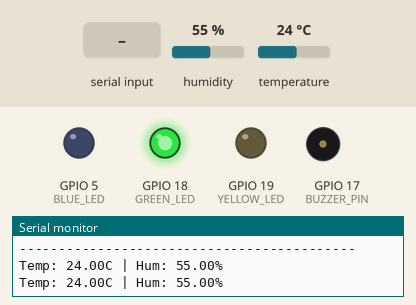
Simulated run of this sketch. Board: ESP32. On the bench: output pins drawn as LEDs (lit = HIGH), buzzer (waves = sounding), the last lines printed to the serial monitor. The inputs (shaded band) are chosen by the test bench; at power-on: humidity 55 %, temperature 24 °C.

Above: at 2.8 s.
2.9 s: humidity set to 62 %
5.6 s: humidity set to 65 %
At 6.4 s:
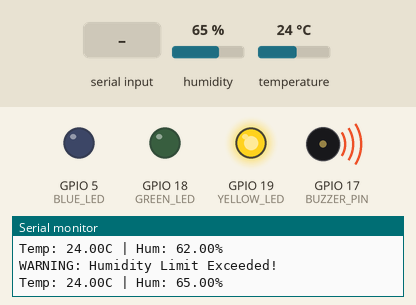
8.3 s: "T" received over Serial
At 12.2 s:
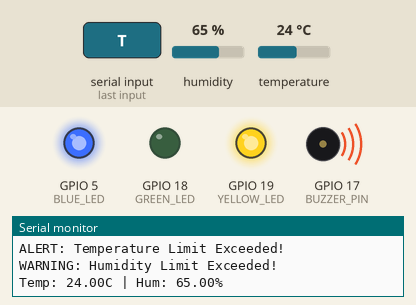
12.6 s: "H90\n" received over Serial
At 13.5 s:
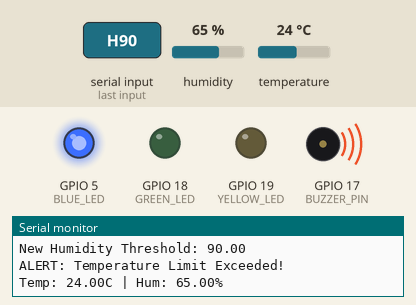
Timing chart, 0 to 15.6 s (numbered marks = the images above; inputs shaded):
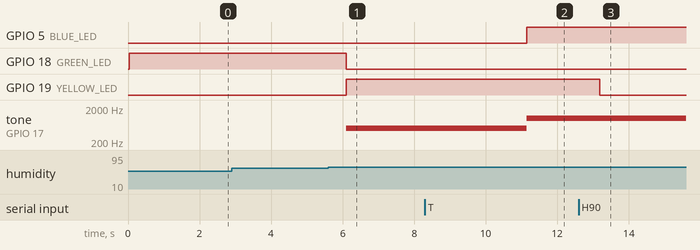

The sketch:

Laboratory-2.4-Exploring-Temp-Sensor-with-ESP32-BOOT-EN.ino
```cpp
#include "DHT.h"

// Hardware Configuration
#define DHTPIN 21
#define DHTTYPE DHT11
#define GREEN_LED 18
#define YELLOW_LED 19
#define BLUE_LED 5
#define BUZZER_PIN 17 // Added for audible alert

DHT dht(DHTPIN, DHTTYPE);

// Default Thresholds (Adjustable during runtime)
float tempThreshold = 32.0;
float humidThreshold = 63.5;

void setup() {
  Serial.begin(115200);
  dht.begin();

  pinMode(GREEN_LED, OUTPUT);
  pinMode(YELLOW_LED, OUTPUT);
  pinMode(BLUE_LED, OUTPUT);
  pinMode(BUZZER_PIN, OUTPUT);

  Serial.println("--- QC Cooperative Server Room Monitor ---");
  Serial.println("Commands: T[value] (Set Temp), H[value] (Set Humidity)");
  Serial.println("Example: T35.5 sets temperature limit to 35.5°C");
  Serial.println("-------------------------------------------");
}

void loop() {
  // 1. Monitor Temperature and Humidity
  float h = dht.readHumidity();
  float t = dht.readTemperature();

  if (isnan(h) || isnan(t)) {
    Serial.println("Sensor Error!");
    return;
  }

  // 2. Handle Runtime Threshold Updates via Serial
  if (Serial.available() > 0) {
    char type = Serial.read();
    float val = Serial.parseFloat();

    if (type == 'T' || type == 't') {
      tempThreshold = val;
      Serial.print("New Temp Threshold: "); Serial.println(tempThreshold);
    } else if (type == 'H' || type == 'h') {
      humidThreshold = val;
      Serial.print("New Humidity Threshold: "); Serial.println(humidThreshold);
    }
  }

  // 3. Logic and Automatic Actions
  bool tempAlert = (t > tempThreshold);
  bool humidAlert = (h > humidThreshold);

  // Reset LEDs
  digitalWrite(GREEN_LED, LOW);
  digitalWrite(YELLOW_LED, LOW);
  digitalWrite(BLUE_LED, LOW);
  noTone(BUZZER_PIN);

  if (tempAlert) {
    // CRITICAL: High Temp
    digitalWrite(BLUE_LED, HIGH);
    tone(BUZZER_PIN, 1000); // Audible alert
    Serial.println("ALERT: Temperature Limit Exceeded!");
  }

  if (humidAlert) {
    // WARNING: High Humidity
    digitalWrite(YELLOW_LED, HIGH);
    if(!tempAlert) tone(BUZZER_PIN, 500); // Lower tone for humidity
    Serial.println("WARNING: Humidity Limit Exceeded!");
  }

  if (!tempAlert && !humidAlert) {
    // SAFE
    digitalWrite(GREEN_LED, HIGH);
  }

  // Data Logging to Serial
  Serial.print("Temp: "); Serial.print(t); Serial.print("C | ");
  Serial.print("Hum: "); Serial.print(h); Serial.println("%");

  delay(2000); // DHT11 needs time between reads
}
```

Measured:
- the behaviour switches between 63 and 64 % on humidity (found by bisection; images 0 and 1)
- after the input at 5.6 s, GPIO 18 (GREEN_LED): HIGH → LOW after 0.51 s; GPIO 19 (YELLOW_LED): LOW → HIGH after 0.51 s; tone on GPIO 17 (BUZZER_PIN): silent → 500 Hz after 0.51 s
- after the input at 8.3 s, GPIO 5 (BLUE_LED): LOW → HIGH after 2.9 s; tone on GPIO 17 (BUZZER_PIN): 500 Hz → 1000 Hz after 2.9 s
- after the input at 12.6 s, GPIO 19 (YELLOW_LED): HIGH → LOW after 0.58 s
